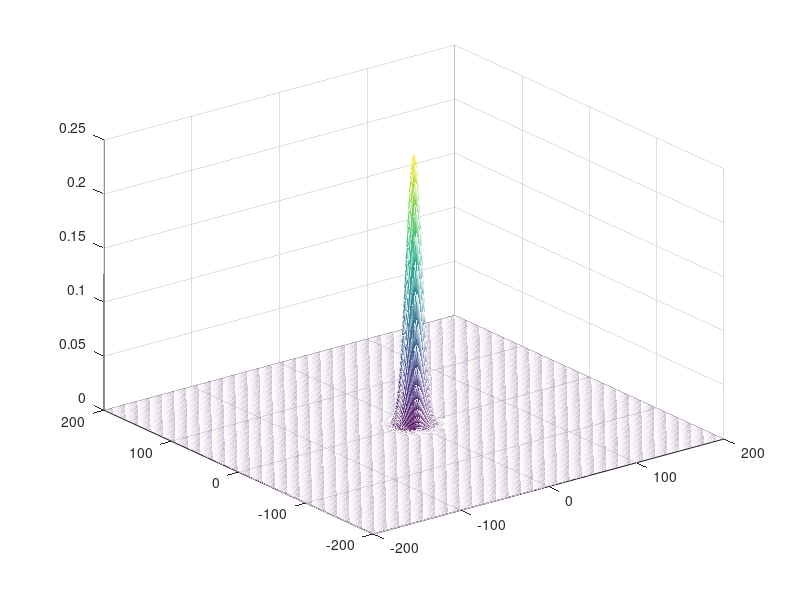

This figure's MATLAB source: (Note: this script raises an error after producing the figure.)
% This program is modified by Anjali Saini to determine the effect of potential on CS dynamics
% in 2D VCSEl incorporated with graphene saturable absorber and frequency selective feedback

clear all;
close all;

theta = 1.1; %detuning parameter
mu1 = 1.37; %pump parameter respectively for active  medium.   % range 1.39 - 1.507
alpha =2.7; %linewidth enhancement factor for active
gamma =0.55; %pump parameter respectively for passive medium.
beta = 1.4; %linewidth enhancement factor for passive
s = 10;
G = 4; %g1=g2=G=4
lambda = 0.6; %feed back bandwidth
sigma =0.4; %feedback strength
omega0 = 1.2;%resonance frequency
A=0.25;%amplitude of CS
alphaNS= 0.020;%amount of absorption which cannot be saturated
a1 = sigma*lambda^2/(lambda^2+omega0^2);
b1 = sigma*lambda*omega0/(lambda^2+omega0^2);
peako=A.^2;% peak intensity

%% Section to make transeverse space in X and Y dimesion %%%
largo=10;%10;%100;% % spatial pulse width
% fixing positioning window & maximum
fmax=40/(2*pi*largo); % maximum spectral frequency
X0 = largo*40; % spectral window
%initialization of space and frequency points
df=1/X0; % sampled spatial freq width
dx=1.0/(2.0*fmax); % sampled spectral width
nu=1;

while dx*(2^nu) < X0 % loop to get 2^n number of points to ease FFT
    nu=nu+1;
end

nx=2^nu; % no. of sample points in 2^n
dx=X0/nx; % adjusting the sampling space width
fmax=1.0/(2.0*dx); % adjusting the max frequency
dw=2*pi*df;

% Definition of spectral and frequency variables
n1=nx/2;
n2=n1-1;
x1=(-n1:n2)*dx;
x2=(-n1:n2)*dx;
[X,Y]= meshgrid(x1,x2);
size(X)
w1=(-n1:n2)*dw;
w2=(-n1:n2)*dw;
[Kx,Ky]= meshgrid(w1,w2);

%% %% calculation of L_D L_NL & time steps %%%%%%
Aireff=55; % effective core area in micrometre^2
wavelength=1330;  %*1e-9;    % emmission wavelength (in meters) of VCSEL (NRadwell Thesis)
coef_dt=1.e-2; % a fraction useful to set temporal steps
gamma1=2*pi*(2.7e-20)/(280e-9*Aireff*(1e-6)^2);
L_NL=1/(gamma1*peako);
L_D=4*pi^2*largo^2/wavelength;  %diffraction length in meter
% L_D=largo*largo/abs(gvd);5this is for fibre where dispersion will occur
Lmin=min([L_NL L_D]); % minimum length effect is more
% L=1*a*L_D; % total length of the fiber set to one dispersion length
L=wavelength;
tstep=coef_dt*Lmin; % step size in time direction
npt=round(L/tstep); % no. of steps in time direction
tstep=(L/npt); % re-adjusting the tstep for whole number of no. of steps

%% Input pulse form of field%%%
f=w1/(2*pi);
% u1=A*exp(-(X/largo).*(Y/largo));
% u1=A*sech((X)/largo).*sech((1.5*Y)/(largor));
% u1=A*sech((X)/largo).*sech((Y)/(largo)); %this is for original trapping

% u1=A*sin(X.*Y./largo^2).*(exp(-(X).^2./largo^2-(Y).^2./largo^2));

u1=A*(exp(-(X).^2./largo^2-(Y).^2./largo^2));
%u1 = A*(cosh(X)*sinh(Y));

UU = u1;%required for saving field
Vpt=fftshift(fft2(u1)); % Fourier transform
d = abs(u1); %input intensity
k=max(max(d)); %maximum intesity, same as peako
KK=k;
figure;
mesh(x1,x2,d);
ax=gca;
ax.XAxis.FontSize=15;
ax.YAxis.FontSize=15;
ax.ZAxis.FontSize=15;
ax.LineWidth=3;
ax.FontWeight = 'normal';
title( ["Input", num2str(k)] );
xlabel("x",'FontName','Gabriola','FontSize',20,"FontWeight","bold")
ylabel("y",'FontName','Gabriola','FontSize',20,"FontWeight","bold")
zlabel("|E|","Rotation",0,"FontSize",20,"FontWeight","bold")

figure
contour(x1,x2,d,'LineWidth', 3);
ax=gca;
ax.XAxis.FontSize=15;
ax.YAxis.FontSize=15;
ax.ZAxis.FontSize=15;
ax.LineWidth=3;
ax.FontWeight = 'normal';
xlabel("x",'FontName','Gabriola','FontSize',20,"FontWeight","bold")
ylabel("y",'FontName','Gabriola','FontSize',20,"FontWeight","bold","Rotation",0)

%% Defining potential

r = sqrt(X.^2+Y.^2);
height_potential = 5;
period_potential = 1;

bessel_order = 3;
% POT =  height_potential .* exp(-(0.35*r).^2).* besselj(bessel_order,period_potential*r); 
% very interesting concentric rings for above

 % p = 2; % Radial mode number
% l = 0; % Azimuthal mode number

% Azimuthal angle
% th = atan2(Y, X);

% POT = height_potential.* exp(-0.35.*r.^2 ) .* laguerreL(p, abs(l), (period_potential*r).^2) .* exp(1i * l * th);

POT = zeros(512,512);

OO= max(max(POT)); % peak amplitude of potential
figure;
mesh(X,Y,POT);
hold on;
SC=meshc(X,Y,POT);
%ax.ZLim(2)=0.001
SC(2).ZLocation="zmax";

ax=gca;
% ax.Zlim(2)=
ax.XAxis.FontSize=15;
ax.YAxis.FontSize=15;
ax.ZAxis.FontSize=15;
ax.LineWidth=3;
ax.FontWeight = 'normal';

xlabel("x",'FontName','Gabriola','FontSize',20,"FontWeight","bold")
ylabel("y",'FontName','Gabriola','FontSize',20,"FontWeight","bold")
zlabel("V(x,y)","Rotation",0,"FontSize",20,"FontWeight","bold")
ax.XLim=[-50 50]; % comment or uncomment
ax.YLim=[-50 50];
drawnow;

figure;
contour(X,Y,POT,'LineWidth', 2);
ax=gca;
ax.XAxis.FontSize=15;
ax.YAxis.FontSize=15;
ax.ZAxis.FontSize=15;
ax.LineWidth=3;
ax.FontWeight = 'normal';
xlabel("x",'FontName','Gabriola','FontSize',20,"FontWeight","bold")
ylabel("y",'FontName','Gabriola','FontSize',20,"FontWeight","bold","Rotation",0)

ax.XLim=[-50 50]; % comment or uncomment
ax.YLim=[-50 50];
drawnow;

%% Temporal evolution of input profile is sudied by itetration
t = 0; % initial time
li1 = 1; % running variable used for storing the data during propagation
li=1;%variable to draw trajectory
U = u1; % U for using in the SSFM loop

%%% loop for number of soliton periods %%%%%
iteration = 5; % number of soliton periods
niter=400; % value set to save the pulse field envelope
%%%%%%%%%%%%
f1 = figure;
%nm = char(floor(rand()*(123-97))+97);
nm = join([string(height_potential),string(period_potential)],'-')

v = VideoWriter(plus(string(bessel_order),plus("Bessel_",nm)),"MPEG-4");

open(v)

f2 = figure;

v2 = VideoWriter(plus(string(bessel_order),plus("Bessel_cont_",nm)),"MPEG-4");

open(v2)
for li2=1:iteration
    h=tstep;

    %%%% split-step Fourier transform method loop starts here %%%%
    diffraction=1*(-1+1i*theta+a1-1i*b1-1i*Kx.^2-1i*Ky.^2).*(h/2);
    for indice=1:npt
        % first-half diffraction
        V = fftshift(ifft2(U)); % Fourier transform
        V = V.*exp(diffraction); % calculation of diffraction
        U = (fft2(fftshift(V))); % Inverse Fourier transform
        %full nonlinearity
        P = abs(U).^2; % Intensity
        nonlinearity=1*(1i*POT+mu1*(1-1i*alpha)./(1+G*P)-gamma*(1-1i*beta)./(1+s*G*P)+alphaNS).*h;
        %  nonlinearity=1*(mu1*(1-1i*alpha)./sqrt((1+P))-gamma*(1-1i*beta)./sqrt((1+s*G*P))+alphaNS).*h;
        % nonlinearity=1*(mu1*(1-1i*alpha)./(1+G*P)-gamma*(1-1i*beta)./(1+s*P)+alphaNS).*h;                             % Active
        U = U.*exp(nonlinearity); % calculation of nonlinear
        %second-half diffraction
        V = fftshift(ifft2(U)); % Fourier transform
        V = V.*exp(diffraction); % calculation of diffraction
        U = (fft2(fftshift(V))); % Inverse Fourier transform
        % Incrementation of t
        t = t + h;
        %% condition to calculate the pulse parameters. if indice=niter then
        %%%%% pulse parameters are calculated for each tstep %%%%%%%%%%%%%

        if mod(indice,niter) == 0
            li1=li1+1;
            % saving the field
            UU =[UU; U];
            %%%% saving the temporal data %%%%%%%%%%%%%%%%%
            tt(li1)=t;
            D=abs((U));
            K=max(max(D));
            KK = [KK;K];


            % % % % plotting 3d plot of field after ssfm
            set(0, 'CurrentFigure', f1);
            set(gcf,'color','w');
            mesh(X,Y,D);
            ax=gca;
            ax.XAxis.FontSize=15;
            ax.YAxis.FontSize=15;
            ax.ZAxis.FontSize=15;
            ax.LineWidth=2;
            ax.FontWeight = 'normal';
            hold on
            % plot3(X, 200*ones(size(Y)), S); % project in x-z axis at y=200
            plot3(50*ones(size(X)), Y, max(D,[],2)); % project in y-z axis at x=200
            % plot3(X, Y,-0.1*ones(size(D))); % project in y-z axis at x=200

            title( [ "At time ",num2str(t)],FontSize=25 );
            xlabel("x",'FontName','Gabriola','FontSize',20,"FontWeight","bold",'Position',[59.558882937006274,-268.3584679325122,-0.031134065281436])
            ylabel("y",'FontName','Gabriola','FontSize',20,"FontWeight","bold",'Position',[-270.178730329013,49.55470237863301,-0.005902343738333])
            zlabel("|E|","Rotation",0,"FontSize",20,"FontWeight","bold",'Position',[-274.8251 213.229 0.25])
            %ax.XLim=[-50 50]; % comment or uncomment
            %ax.YLim=[-50 50];

            drawnow;
            video = getframe(gcf);
            writeVideo(v,video)
            hold off

            %plot *contour plots* of CS with contour plot of potenital
            set(0, 'CurrentFigure', f2)
            clf();
            set(gcf,'color','w');
            ax1 = axes;
            contour(ax1,X,Y,POT,'LineWidth', 1.5);
            title( [ 'At time',num2str(t)],FontSize=25 );
            xlabel(ax1,"x",'FontName','Gabriola','FontSize',20,"FontWeight","bold",'Position',[39.81781991419457 -230.7146732453936 1.000000000000014]);
            ylabel(ax1,"y",'FontName','Gabriola','FontSize',20,"FontWeight","bold",'Position',[-250.7480754539066 -46.88837655891389 1.000000000000014],Rotation=0.0);
            ax2 = axes;
            [CS,HI]=contour(ax2,X,Y,D,'LineWidth', 2);
            % linkaxes([ax1,ax2])
            hLink = linkprop([ax1,ax2],{'XLim','YLim','ZLim','CameraUpVector','CameraPosition','CameraTarget'});
            ax2.Visible = 'off';
            ax2.XTick = [];
            ax2.YTick = [];
            ax1.XAxis.FontSize=15;
            ax1.YAxis.FontSize=15;
            ax1.FontWeight = 'normal';
            ax1.LineWidth=2;

            %ax1.XLim=[-50 50]; % comment or uncomment
            %ax1.YLim=[-50 50];

            colormap(ax1,'parula')
            colormap(ax2,'jet')
            %%Then add colorbars and get everything lined up
            set([ax1,ax2],'Position',[0.211458333333333 0.1792656587473 0.643541666666666 0.745734341252686]);

            cb1 = colorbar(ax1,'Position',[0.08125,0.173416407061266,0.018750000000001,0.74558670820353],'FontSize',15,'FontWeight','bold');
            cb1.Label.String = 'V';
            cb1.Label.Position = [1.001851930220922,-0.2940983007688791,0]; % to change its position
            cb1.Label.Rotation = 0; % to rotate the text

            cb2 = colorbar(ax2,'Position',[0.913541666666665,0.176531671858775,0.018750000000001,0.74558670820353],'FontSize',15,'FontWeight','bold');
            cb2.Label.String = '|E|';
            pos2 = get(cb2,'Position');
            cb2.Label.Position = [1.09602271185981,0.041829903602393,0]; % to change its position
            cb2.Label.Rotation = 0; % to rotate the text
            %clim([0 max(max(D))]);
            drawnow;
            video2 = getframe(gcf);
            writeVideo(v2,video2)
            hold off

        end % if

    end % for indice
    %print("done")
    %close(vid2)
end % for iteration
close(v)

close(v2)


